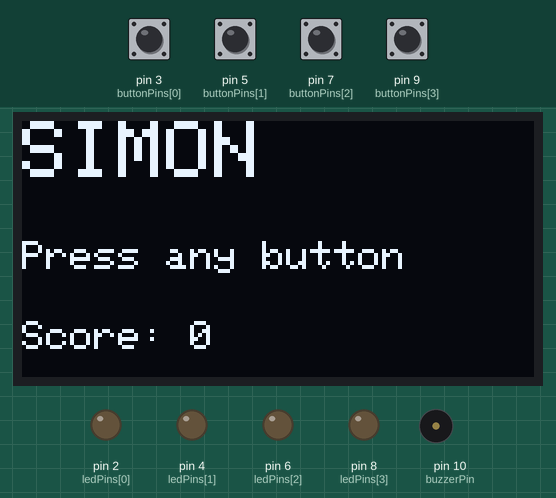
This sketch was run on a simulated Arduino Uno, built with avr-gcc and run on an emulated ATmega328P. On the bench: 128×64 one-colour display, output pins drawn as LEDs (lit = HIGH), buzzer (waves = sounding). The test bench sets the inputs (shaded band); at power-on: pin 3 (buttonPins[0]), pin 5 (buttonPins[1]), pin 7 (buttonPins[2]), pin 9 (buttonPins[3]) HIGH. Random numbers use the default seed unless the sketch sets one.

Above: at 0.8 s.
0.9 s: pin 3 (buttonPins[0]) pulled LOW for 0.15 s
At 2.4 s:
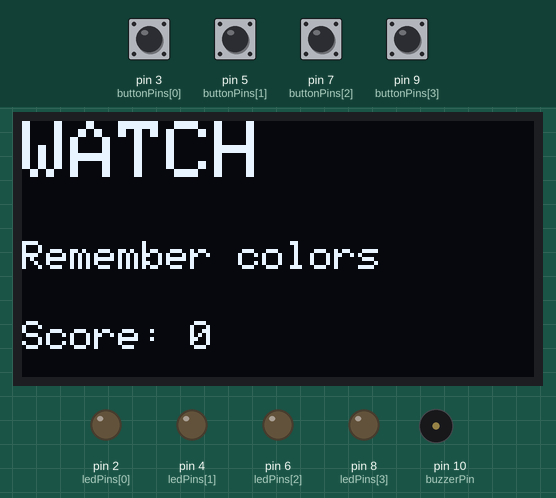
4.0 s: pin 5 (buttonPins[1]) pulled LOW for 0.15 s
At 5.4 s:
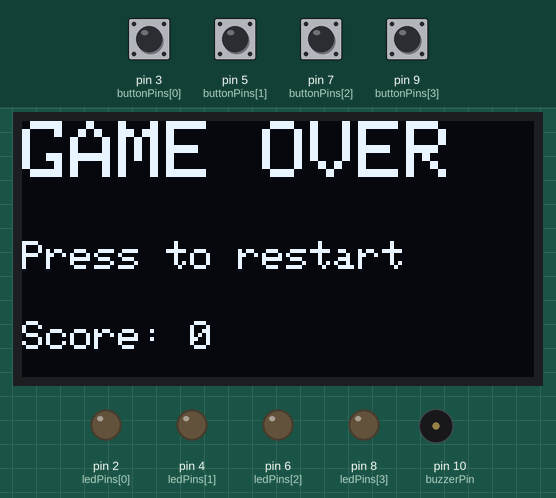
5.7 s: pin 7 (buttonPins[2]) pulled LOW for 0.15 s
At 6.3 s:
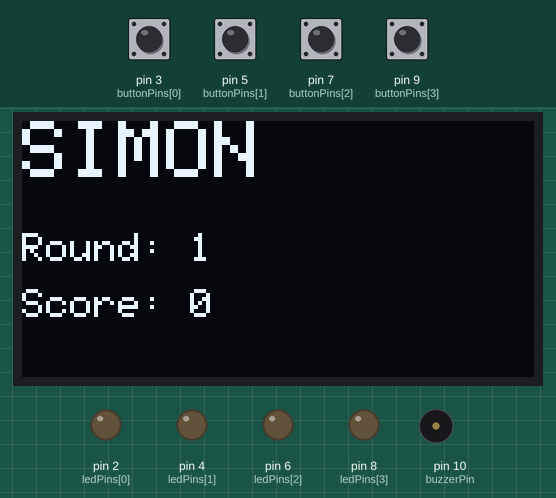
8.8 s: pin 9 (buttonPins[3]) pulled LOW for 0.15 s
At 9.7 s:
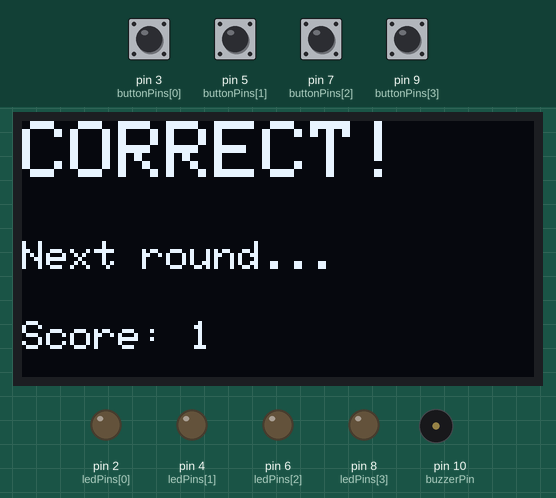
11.4 s: pin 3 (buttonPins[0]) driven LOW and pin 5 (buttonPins[1]) driven LOW
At 13.4 s:
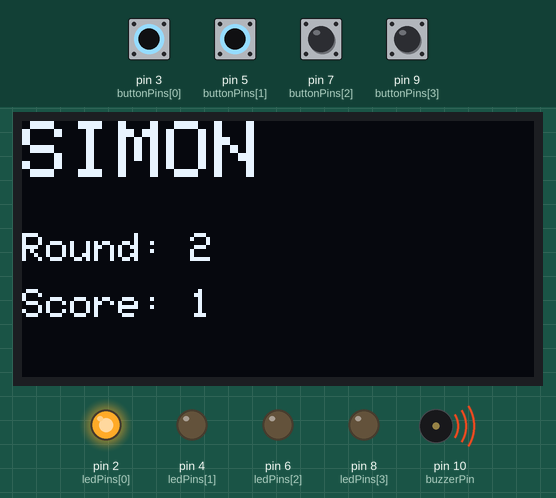
14.4 s: pin 3 (buttonPins[0]) driven HIGH
At 15.0 s:
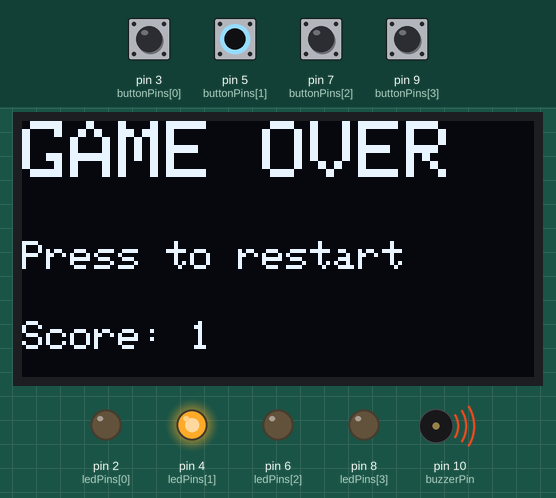
Timing chart, 0 to 16.9 s (numbered marks = the images above; inputs shaded):
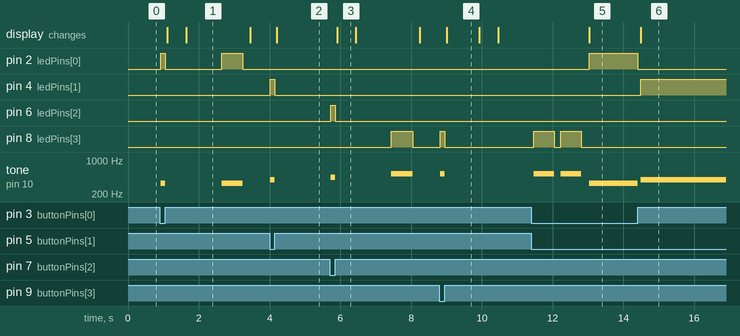

The sketch:

PELS_Simon_Code.ino
```cpp
// SECTION 1: LIBRARIES FOR THE OLED DISPLAY

// Allows the Arduino to communicate with the OLED
#include <Wire.h>
// Provides functions to draw text on the OLED
#include <Adafruit_GFX.h>
// Controls the OLED display
#include <Adafruit_SSD1306.h>

// SECTION 2: OLED DISPLAY SETTINGS

// OLED screen dimensions
#define SCREEN_WIDTH 128
#define SCREEN_HEIGHT 64

// OLED does not use a dedicated reset pin
#define OLED_RESET -1

// Create the OLED display object
Adafruit_SSD1306 display(
  SCREEN_WIDTH,
  SCREEN_HEIGHT,
  &Wire,
  OLED_RESET
);

// SECTION 3: LED CONNECTIONS

// LED order: Red, Green, Blue, Yellow
const byte ledPins[4] = {2, 4, 6, 8};

// SECTION 4: BUTTON CONNECTIONS

// Each button corresponds to an LED
// Red = D3, Green = D5
// Blue = D7, Yellow = D9

const byte buttonPins[4] = {3, 5, 7, 9};

// SECTION 5: BUZZER SETTINGS

// Buzzer connected to digital pin 10
const byte buzzerPin = 10;

// Each LED has a different sound frequency
// Red = 330 Hz
// Green = 392 Hz
// Blue = 440 Hz
// Yellow = 523 Hz

const int buzzerTones[4] = {
  330, 392, 440, 523
};

// SECTION 6: GAME VARIABLES

// Maximum number of rounds
const int MAX_ROUNDS = 100;

// Stores the randomly generated LED sequence
byte sequence[MAX_ROUNDS];

// Current round number
int roundNumber = 1;

// Number of completed rounds
int score = 0;

// SECTION 7: OLED MESSAGE FUNCTION

// Displays a title, message, and score
void showScreen(const char* title, const char* message) {
  // Erase previous screen contents
  display.clearDisplay();

  // Set text color to white
  display.setTextColor(SSD1306_WHITE);

  // Display large title
  display.setTextSize(2);
  display.setCursor(0, 0);
  display.println(title);

  // Display smaller message
  display.setTextSize(1);
  display.setCursor(0, 30);
  display.println(message);

  // Display player's current score
  display.setCursor(0, 50);
  display.print("Score: ");
  display.print(score);

  // Send everything to the OLED
  display.display();
}

// SECTION 8: OLED SCORE AND ROUND DISPLAY

// Updates the current round and score
void updateOLED() {

  display.clearDisplay();
  display.setTextColor(SSD1306_WHITE);

  // Game title
  display.setTextSize(2);
  display.setCursor(0, 0);
  display.println("SIMON");

  // Current round
  display.setTextSize(1);
  display.setCursor(0, 28);
  display.print("Round: ");
  display.println(roundNumber);

  // Current score
  display.setCursor(0, 42);
  display.print("Score: ");
  display.println(score);

  display.display();
}

// SECTION 9: LED AND BUZZER FUNCTION

// Turns on an LED and plays its matching sound
void flashLED(byte color, int duration) {

  // Turn on selected LED
  digitalWrite(ledPins[color], HIGH);

  // Play selected LED's sound
  tone(buzzerPin, buzzerTones[color]);

  // Keep LED and sound on
  delay(duration);

  // Turn off LED
  digitalWrite(ledPins[color], LOW);

  // Stop buzzer
  noTone(buzzerPin);

  // Short pause before next LED
  delay(180);
}

// SECTION 10: BUTTON INPUT FUNCTION

// Detects which button the player presses
int readButton() {

  // Check each of the four buttons
  for (int i = 0; i < 4; i++) {

    // LOW means button is pressed
    if (digitalRead(buttonPins[i]) == LOW) {

      // Wait briefly to prevent button bounce
      delay(25);

      // Confirm button is still pressed
      if (digitalRead(buttonPins[i]) == LOW) {

        // Light up corresponding LED
        digitalWrite(ledPins[i], HIGH);

        // Play corresponding buzzer pitch
        tone(buzzerPin, buzzerTones[i]);

        // Wait until player releases button
        while (digitalRead(buttonPins[i]) == LOW) {
          delay(5);
        }

        // Turn off LED
        digitalWrite(ledPins[i], LOW);

        // Stop sound
        noTone(buzzerPin);

        // Short debounce delay
        delay(25);

        // Return button number (0 to 3)
        return i;
      }
    }
  }

  // -1 means no button was pressed
  return -1;
}

// SECTION 11: WAIT FOR BUTTON FUNCTION

// Waits until the player presses any button
int waitForButton() {

  int pressed = -1;

  // Keep checking until a button is pressed
  while (pressed == -1) {
    pressed = readButton();
  }

  return pressed;
}
// SECTION 12: PLAY SIMON SEQUENCE

// Arduino shows the LED pattern to the player
void playSequence() {

  // LEDs become faster in later rounds
  int speed = 600 - (roundNumber - 1) * 20;

  // Prevent LEDs from becoming too fast
  if (speed < 200) {
    speed = 200;
  }

  // Tell player to watch the sequence
  showScreen("WATCH", "Remember colors");

  // Wait 2 seconds before starting
  delay(1000);

  // Flash LEDs in the stored order
  for (int i = 0; i < roundNumber; i++) {

    flashLED(sequence[i], speed);
  }

  // Show round and score afterward
  updateOLED();
}

// SECTION 13: CHECK PLAYER'S ANSWER

// Checks whether player repeats sequence correctly
bool checkSequence() {

  // Check each button in the sequence
  for (int i = 0; i < roundNumber; i++) {

    // Wait for player to press a button
    int pressed = waitForButton();

    // Compare button to expected color
    if (pressed != sequence[i]) {

      // Wrong button
      return false;
    }
  }

  // Every button was correct
  return true;
}

// SECTION 14: START A NEW GAME

// Resets score and generates a new sequence
void startNewGame() {

  // Reset game progress
  score = 0;
  roundNumber = 1;

  // Generate 100 random LED colors
  for (int i = 0; i < MAX_ROUNDS; i++) {

    // Random number between 0 and 3
    sequence[i] = random(0, 4);
  }

  // Update OLED
  updateOLED();

  delay(500);
}

// SECTION 15: ARDUINO SETUP

// Runs once when Arduino powers on
void setup() {

  // Configure LEDs and buttons
  for (int i = 0; i < 4; i++) {

    // LEDs are outputs
    pinMode(ledPins[i], OUTPUT);

    // Buttons use internal pull-up resistors
    pinMode(buttonPins[i], INPUT_PULLUP);
  }

  // Set buzzer as output
  pinMode(buzzerPin, OUTPUT);

  // Create different random sequences
  randomSeed(analogRead(A0));

  // Start I2C communication
  Wire.begin();

  // Initialize OLED at address 0x3C
  if (!display.begin(
      SSD1306_SWITCHCAPVCC, 0x3C)) {

    // Stop if OLED cannot be initialized
    while (true) {
    }
  }

  // Starting screen
  showScreen("SIMON", "Press any button");

  // Wait for player to begin
  waitForButton();

  // Start first game
  startNewGame();
}

// SECTION 16: MAIN GAME LOOP

// Repeats continuously while Arduino is powered
void loop() {

  // Arduino displays LED sequence
  playSequence();

  // Check if player repeats it correctly
  if (checkSequence()) {

    // Increase score
    score++;

    // Check if maximum round is reached
    if (roundNumber >= MAX_ROUNDS) {

      showScreen("YOU WIN!", "All rounds done!");

      // Wait for restart
      waitForButton();
      startNewGame();

      return;
    }

    // Correct answer message
    showScreen("CORRECT!", "Next round...");

    delay(900);

    // Advance to next round
    roundNumber++;

    // Update score and round on OLED
    updateOLED();

    delay(500);
  }

  else {

    // Wrong answer ends the game
    showScreen("GAME OVER", "Press to restart");

    // Wait for player to restart
    waitForButton();

    // Reset game with new random sequence
    startNewGame();
  }
}
```

Measured:
- after the input at 0.9 s, pin 2 (ledPins[0]): LOW → HIGH at once, → LOW 0.13 s later, → HIGH 1.6 s later, → LOW 0.60 s later; tone on pin 10 (buzzerPin): silent → 330 Hz at once, → silent 0.13 s later, → 330 Hz 1.6 s later, → silent 0.60 s later; the display: first changes after 0.21 s (image 1 shows a later state)
- after the input at 4.0 s, pin 4 (ledPins[1]): LOW → HIGH at once, → LOW 0.13 s later; tone on pin 10 (buzzerPin): silent → 392 Hz at once, → silent 0.13 s later; the display: changes after 0.21 s (image 2)
- after the input at 5.7 s, pin 6 (ledPins[2]): LOW → HIGH at once, → LOW 0.13 s later; pin 8 (ledPins[3]): LOW → HIGH after 1.7 s, → LOW 0.60 s later; tone on pin 10 (buzzerPin): silent → 440 Hz at once, → silent 0.13 s later, → 523 Hz 1.6 s later, → silent 0.60 s later; the display: changes after 0.21 s (image 3)
- after the input at 8.8 s, pin 8 (ledPins[3]): LOW → HIGH at once, → LOW 0.13 s later; tone on pin 10 (buzzerPin): silent → 523 Hz at once, → silent 0.13 s later; the display: changes after 0.20 s (image 4)
- after the input at 11.4 s, pin 2 (ledPins[0]): LOW → HIGH after 1.6 s
- after the input at 14.4 s, pin 2 (ledPins[0]): HIGH → LOW at once; pin 4 (ledPins[1]): LOW → HIGH after 0.08 s; tone on pin 10 (buzzerPin): 330 Hz → silent at once, → 392 Hz 0.08 s later; the display: changes after 0.08 s (image 6)
- what the display in image 1 shows lasts 1.9 s, from 1.6 s to 3.5 s
